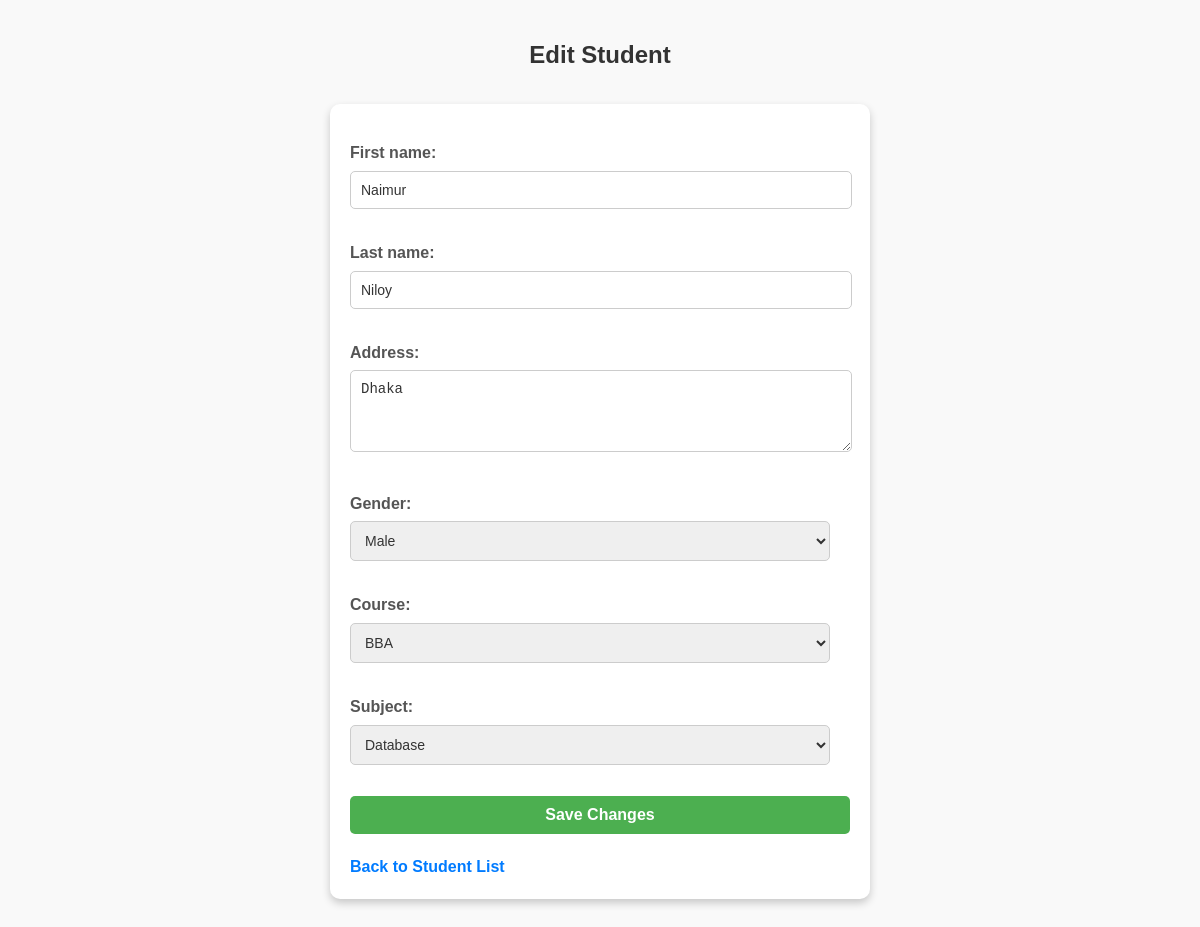
Page /students/edit/1/ on the committed database.
### student_app/models.py (models this page shows, shortened)
class Student(models.Model):
    GENDER_CHOICES = [
        ('Male', 'Male'),
        ('Female', 'Female'),
        ('Other', 'Other'),
    ]
    id = models.IntegerField(primary_key= True)
    first_name = models.CharField(max_length=100)
    last_name = models.CharField(max_length=100)
    address = models.TextField(default="")
    gender = models.CharField(max_length=10, choices=GENDER_CHOICES, default="No Course Assigned")
    course = models.ForeignKey(Course, on_delete=models.SET_NULL, null=True)
    subject = models.ForeignKey(Subject, on_delete=models.SET_NULL, null=True)

### student_app/views.py (the view)
# urls.py: path('students/edit/<int:student_id>/', views.edit_student, name='edit_student'),
def edit_student(request, student_id):
    student = get_object_or_404(Student, id=student_id)
    if request.method == 'POST':
        form = StudentForm(request.POST)
        if form.is_valid():
            student.first_name = form.cleaned_data['first_name']
            student.last_name = form.cleaned_data['last_name']
            student.address = form.cleaned_data['address']
            student.gender = form.cleaned_data['gender']
            student.course = form.cleaned_data['course']
            student.subject = form.cleaned_data.get('subject')  # Handle optional field
            student.save()
            return redirect('student_list')
    else:
        form = StudentForm(initial={
            'first_name': student.first_name,
            'last_name': student.last_name,
            'address': student.address,
            'gender': student.gender,
            'course': student.course,
            'subject': student.subject,
        })
    return render(request, 'edit_student.html', {'form': form})

### student_app/forms.py
class StudentForm(forms.Form):
    first_name = forms.CharField(max_length=100)
    last_name = forms.CharField(max_length=100)
    address = forms.CharField(widget=forms.Textarea)
    gender = forms.ChoiceField(choices=[('Male', 'Male'), ('Female', 'Female'), ('Other', 'Other')])  # Updated choices
    course = forms.ModelChoiceField(queryset=Course.objects.all())
    subject = forms.ModelChoiceField(queryset=Subject.objects.all(), required=False, label="Subject")

### student_app/models.py (called while the page is built)
    def __str__(self):
        return self.course_name

    def __str__(self):
        return self.name

### student_app/templates/edit_student.html (shortened to what this page needs)
<!DOCTYPE html>
<html lang="en">
<head>
    {% load static %}
    <link rel="stylesheet" href="{% static 'css/edit_student.css' %}">
</head>
<body>
    <div class="container">
        <h1>Edit Student</h1>
        <form method="post">
            {{ form.as_p }}
            <button type="submit" class="btn">Save Changes</button>
            <a href="{% url 'student_list' %}" class="back-link">Back to Student List</a>
        </form>
    </div>
</body>
</html>

### student_app/static/css/edit_student.css (style rules this page uses)
body { font-family: Arial, sans-serif; background-color: #f9f9f9; margin: 0; padding: 20px; line-height: 1.6; }
form { background: #ffffff; max-width: 500px; margin: 30px auto; padding: 20px; border-radius: 10px; box-shadow: 0 4px 8px rgba(0, 0, 0, 0.2); }
h1 { text-align: center; margin-bottom: 20px; font-size: 24px; color: #333; }
label { font-weight: bold; margin-bottom: 5px; display: block; color: #555; }
input[type="text"], input[type="number"], textarea, select { width: calc(100% - 20px); padding: 10px; margin-bottom: 15px; border: 1px solid #ccc; border-radius: 5px; font-size: 14px; color: #333; }
textarea { resize: vertical; height: 60px; transition: height 0.3s ease, padding 0.3s ease; }
button { display: block; width: 100%; padding: 10px; background-color: #4CAF50; border: none; border-radius: 5px; color: white; font-size: 16px; font-weight: bold; cursor: pointer; transition: background-color 0.3s ease; }
.back-link { display: block; width: 100%; margin-top: 20px; text-align: left; color: #007bff; text-decoration: none; font-weight: bold; transition: text-decoration 0.3s ease; }

### rows in the picture
Student: first_name "Naimur", last_name "Niloy", address "Dhaka", gender "Male", course "BBA", subject "Database"
